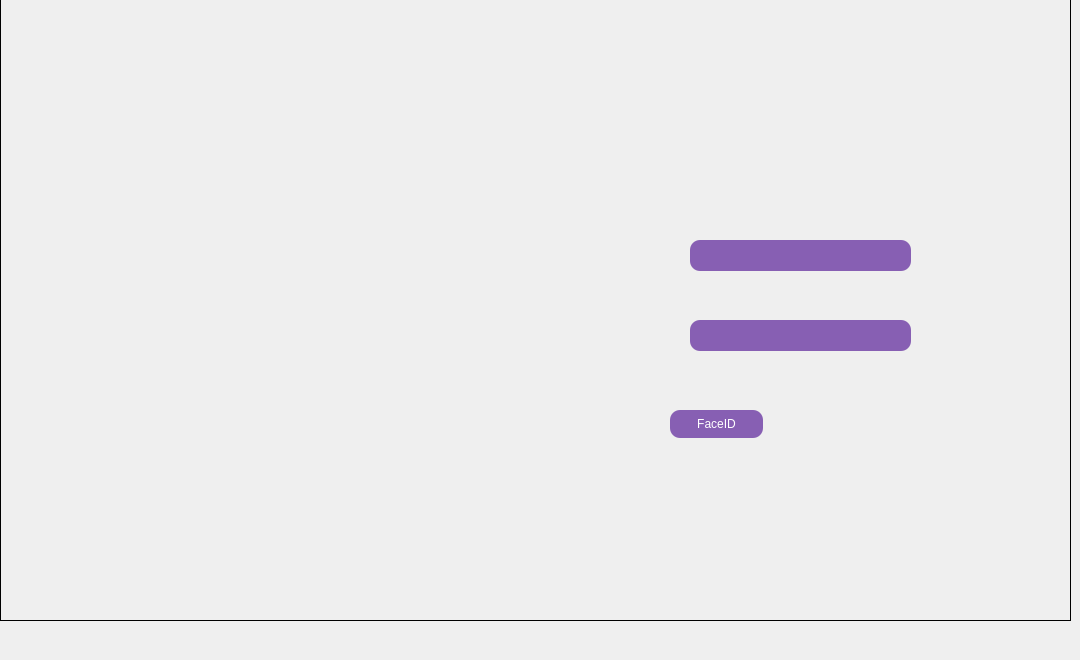
    <widget class="QWidget" name="tab_17">
     <attribute name="title">
      <string/>
     </attribute>
     <widget class="QLabel" name="label_13">
      <property name="geometry">
       <rect>
        <x>650</x>
        <y>30</y>
        <width>341</width>
        <height>491</height>
       </rect>
      </property>
      <property name="text">
       <string/>
      </property>
      <property name="pixmap">
       <pixmap resource="az.qrc">:/new/prefix1/Box login.png</pixmap>
      </property>
     </widget>
     <widget class="QLabel" name="label_15">
      <property name="geometry">
       <rect>
        <x>654</x>
        <y>230</y>
        <width>51</width>
        <height>61</height>
       </rect>
      </property>
      <property name="text">
       <string/>
      </property>
      <property name="pixmap">
       <pixmap resource="az.qrc">:/new/prefix1/icone utlisateur.png</pixmap>
      </property>
     </widget>
     <widget class="QLabel" name="label_16">
      <property name="geometry">
       <rect>
        <x>650</x>
        <y>310</y>
        <width>41</width>
        <height>51</height>
       </rect>
      </property>
      <property name="text">
       <string/>
      </property>
      <property name="pixmap">
       <pixmap resource="az.qrc">:/new/prefix1/couba.png</pixmap>
      </property>
     </widget>
     <widget class="QLabel" name="label_24">
      <property name="geometry">
       <rect>
        <x>690</x>
        <y>110</y>
        <width>251</width>
        <height>81</height>
       </rect>
      </property>
      <property name="text">
       <string/>
      </property>
      <property name="pixmap">
       <pixmap resource="az.qrc">:/new/prefix1/S_authentifier.png</pixmap>
      </property>
     </widget>
     <widget class="QLabel" name="label_25">
      <property name="geometry">
       <rect>
        <x>690</x>
        <y>280</y>
        <width>171</width>
        <height>41</height>
       </rect>
      </property>
      <property name="text">
       <string/>
      </property>
      <property name="pixmap">
       <pixmap resource="az.qrc">:/new/prefix1/Mot de passe _.png</pixmap>
      </property>
     </widget>
     <widget class="QLabel" name="label_26">
      <property name="geometry">
       <rect>
        <x>690</x>
        <y>210</y>
        <width>201</width>
        <height>21</height>
       </rect>
      </property>
      <property name="text">
       <string/>
      </property>
      <property name="pixmap">
       <pixmap resource="az.qrc">:/new/prefix1/Identifiant unique _.png</pixmap>
      </property>
     </widget>
     <widget class="QLabel" name="label_gif_animation_2">
      <property name="geometry">
       <rect>
        <x>0</x>
        <y>-30</y>
        <width>1071</width>
        <height>651</height>
       </rect>
      </property>
      <property name="frameShape">
       <enum>QFrame::Panel</enum>
      </property>
      <property name="text">
       <string/>
      </property>
      <property name="pixmap">
       <pixmap>animation logo version finale.gif</pixmap>
      </property>
      <property name="scaledContents">
       <bool>true</bool>
      </property>
     </widget>
     <widget class="QLineEdit" name="lineEdit_id_login">
      <property name="geometry">
       <rect>
        <x>690</x>
        <y>240</y>
        <width>221</width>
        <height>31</height>
       </rect>
      </property>
      <property name="styleSheet">
       <string notr="true">background-color:rgb(135, 95, 179);
border-radius:10px;
color: white;</string>
      </property>
      <property name="text">
       <string/>
      </property>
     </widget>
     <widget class="QLineEdit" name="lineEdit_mdp_login">
      <property name="geometry">
       <rect>
        <x>690</x>
        <y>320</y>
        <width>221</width>
        <height>31</height>
       </rect>
      </property>
      <property name="styleSheet">
       <string notr="true">background-color:rgb(135, 95, 179);
border-radius:10px;
color: white;</string>
      </property>
     </widget>
     <widget class="QLabel" name="label_6">
      <property name="geometry">
       <rect>
        <x>160</x>
        <y>230</y>
        <width>71</width>
        <height>61</height>
       </rect>
      </property>
      <property name="text">
       <string/>
      </property>
     </widget>
     <widget class="QPushButton" name="pushButton_3">
      <property name="geometry">
       <rect>
        <x>650</x>
        <y>370</y>
        <width>311</width>
        <height>101</height>
       </rect>
      </property>
      <property name="styleSheet">
       <string notr="true">
    border-radius: 10px;
    border: 1px solid transparent; /* Bordure invisible et transparente */
    color: white;</string>
      </property>
      <property name="text">
       <string/>
      </property>
     </widget>
     <widget class="QLabel" name="label_7">
      <property name="geometry">
       <rect>
        <x>750</x>
        <y>390</y>
        <width>101</width>
        <height>71</height>
       </rect>
      </property>
      <property name="text">
       <string/>
      </property>
      <property name="pixmap">
       <pixmap resource="az.qrc">:/new/prefix1/logo en bas du box.png</pixmap>
      </property>
     </widget>
     <widget class="QPushButton" name="connexionAvecFaceIDPushButton">
      <property name="geometry">
       <rect>
        <x>670</x>
        <y>410</y>
        <width>93</width>
        <height>28</height>
       </rect>
      </property>
      <property name="styleSheet">
       <string notr="true">background-color:rgb(135, 95, 179);
border-radius:10px;
color: white;</string>
      </property>
      <property name="text">
       <string>FaceID</string>
      </property>
     </widget>
     <zorder>label_gif_animation_2</zorder>
     <zorder>label_13</zorder>
     <zorder>label_15</zorder>
     <zorder>label_16</zorder>
     <zorder>label_24</zorder>
     <zorder>label_25</zorder>
     <zorder>label_26</zorder>
     <zorder>lineEdit_id_login</zorder>
     <zorder>lineEdit_mdp_login</zorder>
     <zorder>label_6</zorder>
     <zorder>pushButton_3</zorder>
     <zorder>label_7</zorder>
     <zorder>connexionAvecFaceIDPushButton</zorder>
    </widget>
